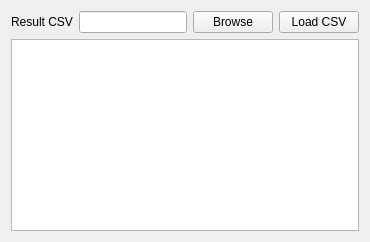
            <widget class="QWidget" name="nrgrank_results">
             <attribute name="title">
              <string>Results</string>
             </attribute>
             <layout class="QVBoxLayout" name="verticalLayout_8">
              <item>
               <widget class="QFrame" name="frame_3">
                <property name="frameShape">
                 <enum>QFrame::NoFrame</enum>
                </property>
                <property name="frameShadow">
                 <enum>QFrame::Plain</enum>
                </property>
                <layout class="QHBoxLayout" name="horizontalLayout_6">
                 <property name="leftMargin">
                  <number>0</number>
                 </property>
                 <property name="topMargin">
                  <number>0</number>
                 </property>
                 <property name="rightMargin">
                  <number>0</number>
                 </property>
                 <property name="bottomMargin">
                  <number>0</number>
                 </property>
                 <item>
                  <widget class="QLabel" name="label_111">
                   <property name="text">
                    <string>Result CSV</string>
                   </property>
                  </widget>
                 </item>
                 <item>
                  <widget class="QLineEdit" name="nrgrank_result_path">
                   <property name="text">
                    <string/>
                   </property>
                  </widget>
                 </item>
                 <item>
                  <widget class="QPushButton" name="nrgrank_result_browse_button">
                   <property name="text">
                    <string>Browse</string>
                   </property>
                  </widget>
                 </item>
                 <item>
                  <widget class="QPushButton" name="nrgrank_load_csv_button">
                   <property name="text">
                    <string>Load CSV</string>
                   </property>
                  </widget>
                 </item>
                </layout>
               </widget>
              </item>
              <item>
               <widget class="QTableView" name="nrgrank_result_table"/>
              </item>
             </layout>
            </widget>
